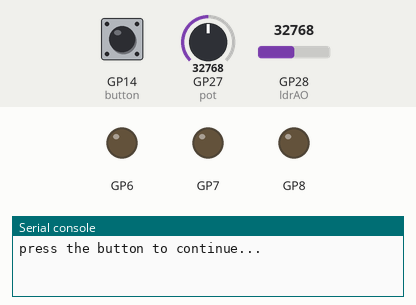
Bench run of a program on a simulated Raspberry Pi Pico running MicroPython. Shown: output pins drawn as LEDs (lit = HIGH), the last lines printed to the serial console. The test bench sets the inputs (shaded band); at power-on: GP14 (button) HIGH, GP27 (pot) = 32768, GP28 (ldrAO) = 32768 (analog values on the 0–65535 scale).

Above: at 4.1 s.
5.1 s: GP14 (button) pulled LOW for 0.65 s
At 5.8 s:
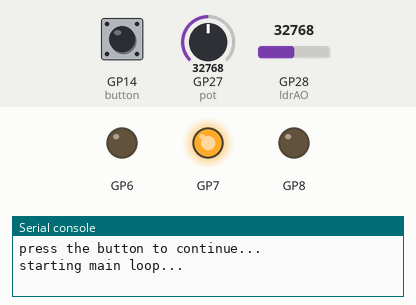
8.8 s: GP27 (pot) set to 34672
10.3 s: GP27 (pot) set to 36448
At 11.1 s:
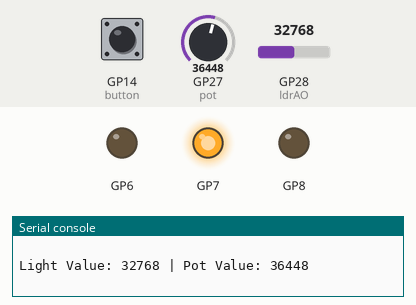
11.8 s: GP27 (pot) set to 32767
At 12.6 s:
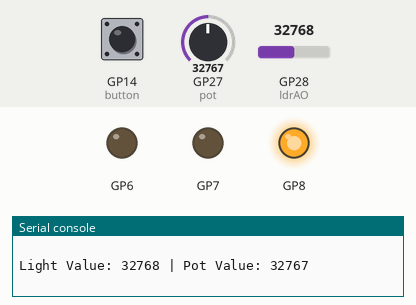
Timing chart, 0 to 14.3 s (numbered marks = the images above; inputs shaded):
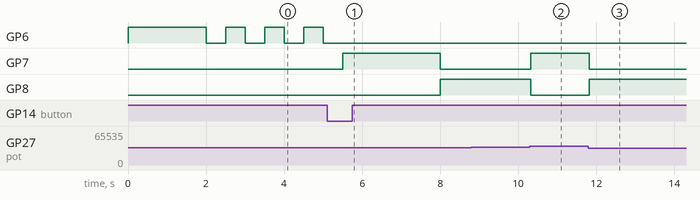

The program:

secondCombined.py
```python
from picozero import RGBLED, Button
from machine import Pin, ADC
from time import sleep

led = RGBLED(6, 7, 8)
pot = ADC(27)

ldrAO = ADC(28)
ldrDO = Pin(21, Pin.IN)

button = Button(14)
led.color = (255, 0, 0)

readyState = button.value
print("press the button to continue...")
sleep(2)

while not readyState:
    if button.value == True:
        readyState = True
        led.color = (0, 255, 0)
        print("starting main loop...")
        sleep(2)
        led.toggle()

    led.toggle()
    sleep(.5)

while True:
    lightValue = ldrAO.read_u16()
    potValue = pot.read_u16()
    print(f"Light Value: {lightValue} | Pot Value: {potValue}\n")

    minimum = potValue - 3000
    maximum = potValue + 3000

    if minimum <= lightValue <= maximum:
        led.color = (0, 0, 255)
    elif lightValue > maximum:
        led.color = (255, 0, 0)
    elif lightValue < minimum:
        led.color = (0, 255, 0)

    sleep(.1)
```

Measured:
- after the input at 5.1 s, GP6: stops changing and stays LOW; GP7: LOW → HIGH after 0.40 s, → LOW 2.5 s later; GP8: LOW → HIGH after 2.9 s
- after the input at 10.3 s, GP7: LOW → HIGH at once; GP8: HIGH → LOW at once
- after the input at 11.8 s, GP7: HIGH → LOW at once; GP8: LOW → HIGH at once
